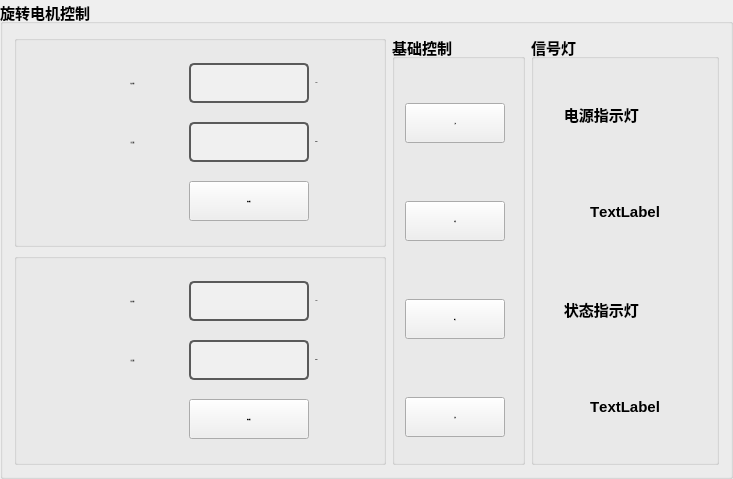
           <widget class="QGroupBox" name="groupBox_23">
            <property name="minimumSize">
             <size>
              <width>733</width>
              <height>470</height>
             </size>
            </property>
            <property name="font">
             <font>
              <pointsize>11</pointsize>
              <weight>75</weight>
              <bold>true</bold>
              <kerning>false</kerning>
             </font>
            </property>
            <property name="title">
             <string>旋转电机控制</string>
            </property>
            <layout class="QGridLayout" name="gridLayout_27">
             <item row="1" column="0">
              <widget class="QGroupBox" name="groupBox_109">
               <property name="minimumSize">
                <size>
                 <width>370</width>
                 <height>160</height>
                </size>
               </property>
               <property name="font">
                <font>
                 <family>宋体</family>
                 <pointsize>10</pointsize>
                </font>
               </property>
               <property name="title">
                <string/>
               </property>
               <layout class="QGridLayout" name="gridLayout_119">
                <item row="0" column="1">
                 <widget class="QLabel" name="MoveAbsolute_label_11">
                  <property name="minimumSize">
                   <size>
                    <width>100</width>
                    <height>40</height>
                   </size>
                  </property>
                  <property name="font">
                   <font>
                    <family>Arial</family>
                    <pointsize>-1</pointsize>
                    <weight>75</weight>
                    <bold>true</bold>
                   </font>
                  </property>
                  <property name="text">
                   <string>绝对位置：</string>
                  </property>
                  <property name="alignment">
                   <set>Qt::AlignCenter</set>
                  </property>
                 </widget>
                </item>
                <item row="0" column="3">
                 <widget class="QLabel" name="label_283">
                  <property name="font">
                   <font>
                    <family>Arial</family>
                    <pointsize>-1</pointsize>
                    <weight>75</weight>
                    <bold>true</bold>
                   </font>
                  </property>
                  <property name="text">
                   <string>mm</string>
                  </property>
                  <property name="alignment">
                   <set>Qt::AlignCenter</set>
                  </property>
                 </widget>
                </item>
                <item row="1" column="2">
                 <widget class="QLineEdit" name="AbsoluteSpeed_textBox_10">
                  <property name="minimumSize">
                   <size>
                    <width>120</width>
                    <height>40</height>
                   </size>
                  </property>
                  <property name="maximumSize">
                   <size>
                    <width>120</width>
                    <height>40</height>
                   </size>
                  </property>
                  <property name="font">
                   <font>
                    <family>Arial</family>
                    <pointsize>-1</pointsize>
                    <weight>75</weight>
                    <bold>true</bold>
                   </font>
                  </property>
                  <property name="styleSheet">
                   <string notr="true">QLineEdit {
    border: 2px solid #5A5A5A; /* 边框颜色 */
    border-radius: 5px; /* 边框圆角 */
    background-color: #F0F0F0; /* 背景色 */
    color: #000; /* 字体颜色 */
    padding: 5px; /* 内边距 */
}

QLineEdit:focus {
    border-color: #3D7848; /* 聚焦时边框颜色 */
}

QLineEdit:disabled {
    background-color: #ECECEC; /* 禁用状态的背景色 */
    color: #A0A0A0; /* 禁用状态的字体颜色 */
}
</string>
                  </property>
                  <property name="alignment">
                   <set>Qt::AlignCenter</set>
                  </property>
                 </widget>
                </item>
                <item row="1" column="1">
                 <widget class="QLabel" name="AbsoluteSpeed_label_11">
                  <property name="minimumSize">
                   <size>
                    <width>80</width>
                    <height>40</height>
                   </size>
                  </property>
                  <property name="font">
                   <font>
                    <family>Arial</family>
                    <pointsize>-1</pointsize>
                    <weight>75</weight>
                    <bold>true</bold>
                   </font>
                  </property>
                  <property name="text">
                   <string>目标速度：</string>
                  </property>
                  <property name="alignment">
                   <set>Qt::AlignCenter</set>
                  </property>
                 </widget>
                </item>
                <item row="1" column="3">
                 <widget class="QLabel" name="label_284">
                  <property name="font">
                   <font>
                    <family>Arial</family>
                    <pointsize>-1</pointsize>
                    <weight>75</weight>
                    <bold>true</bold>
                   </font>
                  </property>
                  <property name="text">
                   <string>mm/s</string>
                  </property>
                  <property name="alignment">
                   <set>Qt::AlignCenter</set>
                  </property>
                 </widget>
                </item>
                <item row="0" column="2">
                 <widget class="QLineEdit" name="MoveAbsolute_textBox_10">
                  <property name="minimumSize">
                   <size>
                    <width>120</width>
                    <height>40</height>
                   </size>
                  </property>
                  <property name="maximumSize">
                   <size>
                    <width>120</width>
                    <height>40</height>
                   </size>
                  </property>
                  <property name="font">
                   <font>
                    <family>Arial</family>
                    <pointsize>-1</pointsize>
                    <weight>75</weight>
                    <bold>true</bold>
                   </font>
                  </property>
                  <property name="styleSheet">
                   <string notr="true">QLineEdit {
    border: 2px solid #5A5A5A; /* 边框颜色 */
    border-radius: 5px; /* 边框圆角 */
    background-color: #F0F0F0; /* 背景色 */
    color: #000; /* 字体颜色 */
    padding: 5px; /* 内边距 */
}

QLineEdit:focus {
    border-color: #3D7848; /* 聚焦时边框颜色 */
}

QLineEdit:disabled {
    background-color: #ECECEC; /* 禁用状态的背景色 */
    color: #A0A0A0; /* 禁用状态的字体颜色 */
}
</string>
                  </property>
                  <property name="alignment">
                   <set>Qt::AlignCenter</set>
                  </property>
                 </widget>
                </item>
                <item row="1" column="4">
                 <spacer name="horizontalSpacer_90">
                  <property name="orientation">
                   <enum>Qt::Horizontal</enum>
                  </property>
                  <property name="sizeHint" stdset="0">
                   <size>
                    <width>40</width>
                    <height>20</height>
                   </size>
                  </property>
                 </spacer>
                </item>
                <item row="2" column="2">
                 <widget class="QPushButton" name="btnAbsoluteMove_10">
                  <property name="minimumSize">
                   <size>
                    <width>0</width>
                    <height>40</height>
                   </size>
                  </property>
                  <property name="font">
                   <font>
                    <family>Arial</family>
                    <pointsize>-1</pointsize>
                    <weight>75</weight>
                    <bold>true</bold>
                   </font>
                  </property>
                  <property name="text">
                   <string>绝对移动</string>
                  </property>
                 </widget>
                </item>
                <item row="1" column="0">
                 <spacer name="horizontalSpacer_91">
                  <property name="orientation">
                   <enum>Qt::Horizontal</enum>
                  </property>
                  <property name="sizeHint" stdset="0">
                   <size>
                    <width>40</width>
                    <height>20</height>
                   </size>
                  </property>
                 </spacer>
                </item>
               </layout>
              </widget>
             </item>
             <item row="0" column="0">
              <widget class="QGroupBox" name="groupBox_107">
               <property name="minimumSize">
                <size>
                 <width>370</width>
                 <height>160</height>
                </size>
               </property>
               <property name="font">
                <font>
                 <family>宋体</family>
                 <pointsize>10</pointsize>
                </font>
               </property>
               <property name="styleSheet">
                <string notr="true"/>
               </property>
               <property name="title">
                <string/>
               </property>
               <layout class="QGridLayout" name="gridLayout_118">
                <item row="1" column="0">
                 <spacer name="horizontalSpacer_88">
                  <property name="orientation">
                   <enum>Qt::Horizontal</enum>
                  </property>
                  <property name="sizeHint" stdset="0">
                   <size>
                    <width>40</width>
                    <height>20</height>
                   </size>
                  </property>
                 </spacer>
                </item>
                <item row="2" column="2">
                 <widget class="QPushButton" name="btnRelativeMove_11">
                  <property name="minimumSize">
                   <size>
                    <width>0</width>
                    <height>40</height>
                   </size>
                  </property>
                  <property name="font">
                   <font>
                    <family>Arial</family>
                    <pointsize>-1</pointsize>
                    <weight>75</weight>
                    <bold>true</bold>
                   </font>
                  </property>
                  <property name="text">
                   <string>相对移动</string>
                  </property>
                 </widget>
                </item>
                <item row="0" column="1">
                 <widget class="QLabel" name="MoveRelative_label_7">
                  <property name="minimumSize">
                   <size>
                    <width>100</width>
                    <height>40</height>
                   </size>
                  </property>
                  <property name="font">
                   <font>
                    <family>Arial</family>
                    <pointsize>-1</pointsize>
                    <weight>75</weight>
                    <bold>true</bold>
                   </font>
                  </property>
                  <property name="text">
                   <string>相对位置：</string>
                  </property>
                  <property name="alignment">
                   <set>Qt::AlignCenter</set>
                  </property>
                 </widget>
                </item>
                <item row="1" column="2">
                 <widget class="QLineEdit" name="RelativeSpeed_textBox_7">
                  <property name="minimumSize">
                   <size>
                    <width>120</width>
                    <height>40</height>
                   </size>
                  </property>
                  <property name="maximumSize">
                   <size>
                    <width>120</width>
                    <height>40</height>
                   </size>
                  </property>
                  <property name="font">
                   <font>
                    <family>Arial</family>
                    <pointsize>-1</pointsize>
                    <weight>75</weight>
                    <bold>true</bold>
                   </font>
                  </property>
                  <property name="styleSheet">
                   <string notr="true">QLineEdit {
    border: 2px solid #5A5A5A; /* 边框颜色 */
    border-radius: 5px; /* 边框圆角 */
    background-color: #F0F0F0; /* 背景色 */
    color: #000; /* 字体颜色 */
    padding: 5px; /* 内边距 */
}

QLineEdit:focus {
    border-color: #3D7848; /* 聚焦时边框颜色 */
}

QLineEdit:disabled {
    background-color: #ECECEC; /* 禁用状态的背景色 */
    color: #A0A0A0; /* 禁用状态的字体颜色 */
}
</string>
                  </property>
                  <property name="alignment">
                   <set>Qt::AlignCenter</set>
                  </property>
                 </widget>
                </item>
                <item row="0" column="2">
                 <widget class="QLineEdit" name="MoveRelative_textBox_7">
                  <property name="minimumSize">
                   <size>
                    <width>120</width>
                    <height>40</height>
                   </size>
                  </property>
                  <property name="maximumSize">
                   <size>
                    <width>120</width>
                    <height>40</height>
                   </size>
                  </property>
                  <property name="font">
                   <font>
                    <family>Arial</family>
                    <pointsize>-1</pointsize>
                    <weight>75</weight>
                    <bold>true</bold>
                   </font>
                  </property>
                  <property name="styleSheet">
                   <string notr="true">QLineEdit {
    border: 2px solid #5A5A5A; /* 边框颜色 */
    border-radius: 5px; /* 边框圆角 */
    background-color: #F0F0F0; /* 背景色 */
    color: #000; /* 字体颜色 */
    padding: 5px; /* 内边距 */
}

QLineEdit:focus {
    border-color: #3D7848; /* 聚焦时边框颜色 */
}

QLineEdit:disabled {
    background-color: #ECECEC; /* 禁用状态的背景色 */
    color: #A0A0A0; /* 禁用状态的字体颜色 */
}
</string>
                  </property>
                  <property name="alignment">
                   <set>Qt::AlignCenter</set>
                  </property>
                 </widget>
                </item>
                <item row="1" column="3">
                 <widget class="QLabel" name="label_281">
                  <property name="font">
                   <font>
                    <family>Arial</family>
                    <pointsize>-1</pointsize>
                    <weight>75</weight>
                    <bold>true</bold>
                   </font>
                  </property>
                  <property name="text">
                   <string>mm/s</string>
                  </property>
                  <property name="alignment">
                   <set>Qt::AlignCenter</set>
                  </property>
                 </widget>
                </item>
                <item row="1" column="1">
                 <widget class="QLabel" name="RelativeSpeed_label_7">
                  <property name="minimumSize">
                   <size>
                    <width>80</width>
                    <height>40</height>
                   </size>
                  </property>
                  <property name="font">
                   <font>
                    <family>Arial</family>
                    <pointsize>-1</pointsize>
                    <weight>75</weight>
                    <bold>true</bold>
                   </font>
                  </property>
                  <property name="text">
                   <string>目标速度：</string>
                  </property>
                  <property name="alignment">
                   <set>Qt::AlignCenter</set>
                  </property>
                 </widget>
                </item>
                <item row="1" column="4">
                 <spacer name="horizontalSpacer_89">
                  <property name="orientation">
                   <enum>Qt::Horizontal</enum>
                  </property>
                  <property name="sizeHint" stdset="0">
                   <size>
                    <width>40</width>
                    <height>20</height>
                   </size>
                  </property>
                 </spacer>
                </item>
                <item row="0" column="3">
                 <widget class="QLabel" name="label_282">
                  <property name="font">
                   <font>
                    <family>Arial</family>
                    <pointsize>-1</pointsize>
                    <weight>75</weight>
                    <bold>true</bold>
                   </font>
                  </property>
                  <property name="text">
                   <string>mm</string>
                  </property>
                  <property name="alignment">
                   <set>Qt::AlignCenter</set>
                  </property>
                 </widget>
                </item>
               </layout>
              </widget>
             </item>
             <item row="0" column="1" rowspan="2">
              <widget class="QGroupBox" name="groupBox_108">
               <property name="minimumSize">
                <size>
                 <width>133</width>
                 <height>430</height>
                </size>
               </property>
               <property name="title">
                <string>基础控制</string>
               </property>
               <widget class="QPushButton" name="btnPower_2">
                <property name="geometry">
                 <rect>
                  <x>13</x>
                  <y>68</y>
                  <width>100</width>
                  <height>40</height>
                 </rect>
                </property>
                <property name="minimumSize">
                 <size>
                  <width>100</width>
                  <height>40</height>
                 </size>
                </property>
                <property name="maximumSize">
                 <size>
                  <width>80</width>
                  <height>40</height>
                 </size>
                </property>
                <property name="font">
                 <font>
                  <family>Arial</family>
                  <pointsize>-1</pointsize>
                  <weight>75</weight>
                  <bold>true</bold>
                 </font>
                </property>
                <property name="text">
                 <string>上电</string>
                </property>
                <property name="icon">
                 <iconset>
                  <normaloff>Icon/unpower.png</normaloff>
                  <normalon>Icon/power.png</normalon>Icon/unpower.png</iconset>
                </property>
                <property name="checkable">
                 <bool>true</bool>
                </property>
                <property name="checked">
                 <bool>false</bool>
                </property>
               </widget>
               <widget class="QPushButton" name="Hengx_zero">
                <property name="geometry">
                 <rect>
                  <x>13</x>
                  <y>166</y>
                  <width>100</width>
                  <height>40</height>
                 </rect>
                </property>
                <property name="minimumSize">
                 <size>
                  <width>100</width>
                  <height>40</height>
                 </size>
                </property>
                <property name="maximumSize">
                 <size>
                  <width>80</width>
                  <height>40</height>
                 </size>
                </property>
                <property name="font">
                 <font>
                  <family>Arial</family>
                  <pointsize>-1</pointsize>
                  <weight>75</weight>
                  <bold>true</bold>
                 </font>
                </property>
                <property name="text">
                 <string>寻零</string>
                </property>
                <property name="icon">
                 <iconset>
                  <normaloff>Icon/unpower.png</normaloff>
                  <normalon>Icon/power.png</normalon>Icon/unpower.png</iconset>
                </property>
                <property name="checkable">
                 <bool>true</bool>
                </property>
               </widget>
               <widget class="QPushButton" name="Hengx_Stop">
                <property name="geometry">
                 <rect>
                  <x>13</x>
                  <y>264</y>
                  <width>100</width>
                  <height>40</height>
                 </rect>
                </property>
                <property name="minimumSize">
                 <size>
                  <width>100</width>
                  <height>40</height>
                 </size>
                </property>
                <property name="maximumSize">
                 <size>
                  <width>100</width>
                  <height>40</height>
                 </size>
                </property>
                <property name="font">
                 <font>
                  <family>Arial</family>
                  <pointsize>-1</pointsize>
                  <weight>75</weight>
                  <bold>true</bold>
                 </font>
                </property>
                <property name="text">
                 <string>停止</string>
                </property>
                <property name="icon">
                 <iconset>
                  <normaloff>Icon/stop.png</normaloff>Icon/stop.png</iconset>
                </property>
                <property name="checkable">
                 <bool>false</bool>
                </property>
               </widget>
               <widget class="QPushButton" name="Hengx_Stop_2">
                <property name="geometry">
                 <rect>
                  <x>13</x>
                  <y>362</y>
                  <width>100</width>
                  <height>40</height>
                 </rect>
                </property>
                <property name="minimumSize">
                 <size>
                  <width>100</width>
                  <height>40</height>
                 </size>
                </property>
                <property name="maximumSize">
                 <size>
                  <width>80</width>
                  <height>40</height>
                 </size>
                </property>
                <property name="font">
                 <font>
                  <family>Arial</family>
                  <pointsize>-1</pointsize>
                  <weight>75</weight>
                  <bold>true</bold>
                 </font>
                </property>
                <property name="text">
                 <string>复位</string>
                </property>
                <property name="icon">
                 <iconset>
                  <normaloff>Icon/Reset.png</normaloff>Icon/Reset.png</iconset>
                </property>
               </widget>
              </widget>
             </item>
             <item row="0" column="2" rowspan="2">
              <widget class="QGroupBox" name="groupBox_115">
               <property name="minimumSize">
                <size>
                 <width>188</width>
                 <height>350</height>
                </size>
               </property>
               <property name="title">
                <string>信号灯</string>
               </property>
               <layout class="QGridLayout" name="gridLayout_37">
                <item row="0" column="0">
                 <widget class="QLabel" name="label_66">
                  <property name="text">
                   <string>     电源指示灯</string>
                  </property>
                 </widget>
                </item>
                <item row="1" column="0">
                 <widget class="QLabel" name="label3_er_67">
                  <property name="minimumSize">
                   <size>
                    <width>90</width>
                    <height>90</height>
                   </size>
                  </property>
                  <property name="text">
                   <string>TextLabel</string>
                  </property>
                  <property name="alignment">
                   <set>Qt::AlignCenter</set>
                  </property>
                 </widget>
                </item>
                <item row="3" column="0">
                 <widget class="QLabel" name="label3_er_71">
                  <property name="minimumSize">
                   <size>
                    <width>90</width>
                    <height>90</height>
                   </size>
                  </property>
                  <property name="text">
                   <string>TextLabel</string>
                  </property>
                  <property name="alignment">
                   <set>Qt::AlignCenter</set>
                  </property>
                 </widget>
                </item>
                <item row="2" column="0">
                 <widget class="QLabel" name="label_67">
                  <property name="sizePolicy">
                   <sizepolicy hsizetype="Minimum" vsizetype="Preferred">
                    <horstretch>0</horstretch>
                    <verstretch>0</verstretch>
                   </sizepolicy>
                  </property>
                  <property name="text">
                   <string>     状态指示灯</string>
                  </property>
                 </widget>
                </item>
               </layout>
              </widget>
             </item>
            </layout>
           </widget>
